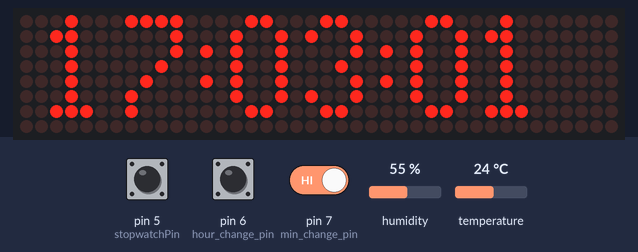
Bench run of a sketch on a simulated Arduino Uno, built with avr-gcc and run on an emulated ATmega328P. Parts: 40×8 LED matrix. Inputs (shaded band) come from the test bench; at power-on: pin 7 (min_change_pin) HIGH, pin 5 (stopwatchPin) HIGH, pin 6 (hour_change_pin) HIGH, humidity 55 %, temperature 24 °C.

Above: at 1.2 s.
1.3 s: pin 7 (min_change_pin) driven LOW
At 1.6 s:
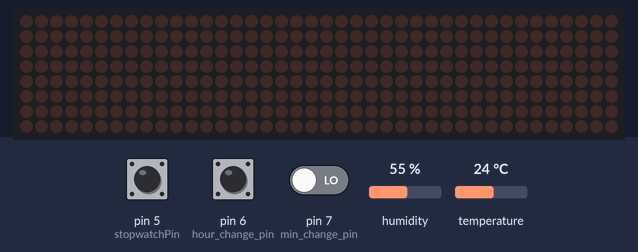
7.3 s: pin 5 (stopwatchPin) pulled LOW for 0.15 s
At 8.8 s:
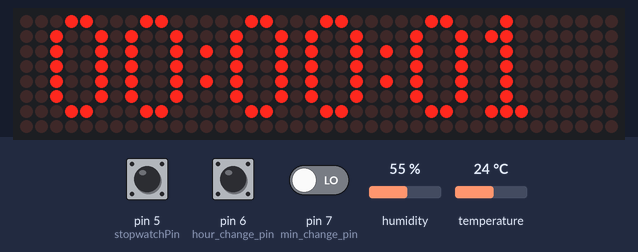
10.5 s: pin 5 (stopwatchPin) pulled LOW for 3.2 s
At 14.3 s:
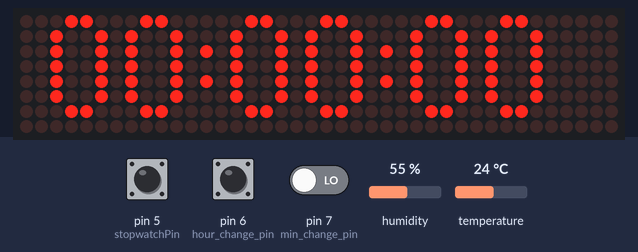
15.2 s: pin 5 (stopwatchPin) pulled LOW for 1 s
At 15.38 s:
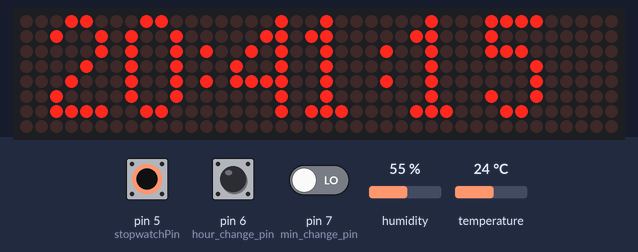
17.7 s: pin 5 (stopwatchPin) pulled LOW for 0.15 s
At 18.01 s:
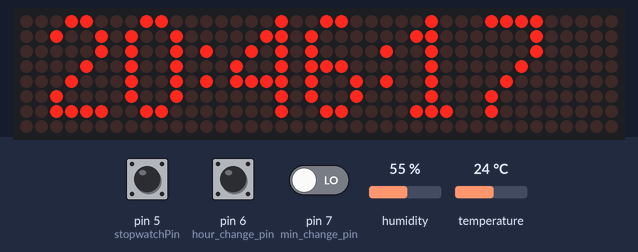
23.8 s: pin 5 (stopwatchPin) pulled LOW for 0.15 s
At 33.0 s:
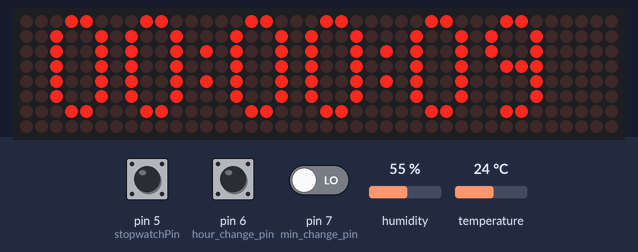
Timing chart, 0 to 33.5 s (numbered marks = the images above; inputs shaded):
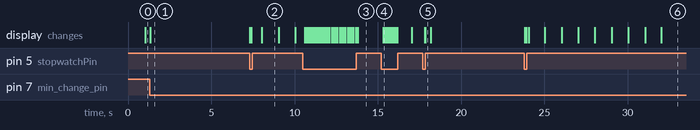

The sketch:

matrix3.ino
```cpp
#include "variables.h"

int stopwatchPin = 5;      //The digital pin 5 of arduino is used to start/end the stopwatch
int hour_change_pin = 6;  //The digital pin 12 of arduino is used to adjust the displayed hour
int min_change_pin = 7;   //The digital pin 12 of arduino is used to adjust the displayed minutes

byte data = 8;    // DIN pin of MAX7219 module
byte load = 9;    // CS pin of MAX7219 module
byte clock = 10;  // CLK pin of MAX7219 module

byte maxInUse = 5;  //how many MAX7219 are connected

byte buffer[10];

MaxMatrix m(data, load, clock, maxInUse); // define Library
DHT dht(DHTPIN, DHTTYPE); //// Initialize DHT sensor for normal 16mhz Arduino

void setup(){

  Serial.begin(9600);
  dht.begin();
  pinMode(stopwatchPin, INPUT);
  pinMode(hour_change_pin, INPUT);
  pinMode(min_change_pin, INPUT);
  // initialize timer1
  noInterrupts();           // disable all interrupts
  TCCR1A = 0;
  TCCR1B = 0;
  TCCR1B |= (1<<CS12);      //prescaler = 256 for timer1

  TCNT1 = 3036;            // starting value
  TIMSK1 |= (1 << TOIE1);   // enable timer overflow interrupt
  interrupts();             // enable all interrupts

  m.init(); // module MAX7219
  m.setIntensity(1); // LED Intensity 0-15

}

ISR(TIMER1_OVF_vect)
{
  TCNT1 = 3036;            // preload timer
  sptw_secs ++;
  seconds++;
}

void loop(){

 temper = dht.readTemperature();
 set_time(hours,minutes,seconds);
 write_on_screen(hours,minutes,seconds); //display current hour on screen

 counter_check();

  if (counter == 1)
  {
       reset_stopwatch();

  }else if(counter == 2){

       start_stopwatch();

  }else if (counter == 3){

       pause_stopwatch();
  }else{

       write_on_screen(hours,minutes,seconds);
  }

  if (counter > 3)
  {
    counter = 0;
  }

  if (digitalRead(hour_change_pin) == LOW){
     hours++;
     m.clear();
  }

  if (digitalRead(min_change_pin) == LOW){
     minutes++;
     m.clear();
  }
}
```

convert.cpp
```cpp
#include "variables.h"

int hours_int1;            //1st digit of displayed hour in clock
int hours_int2;            //2nd digit of displayed hour in clock

int minutes_int1;          //1st digit of displayed minutes in clock
int minutes_int2;          //2nd digit of displayed minutes in clock

int seconds_int1;          //1st digit of displayed seconds in clock
int seconds_int2;          //2nd digit of displayed seconds in clock

int final_h[2];            //array in which "hours" digits are stored
int final_m[2];            //array in which "minutes" digits are stored
int final_s[2];            //array in which "seconds" digits are stored

char hour_to_char[3];      //used in order to convert integers
char minutes_to_char[3];   //used in order to convert integers
char seconds_to_char[3];   //used in order to convert integers

/*This function is used to convert an integer(current hour) to a char array*/
void convert_hours(int h)
{
 String hours_str = String(h);
 hours_str.toCharArray(hour_to_char,3);
 hours_int1 = hour_to_char[0] - '0';
 hours_int2 = hour_to_char[1] - '0';
 final_h[0] = hours_int1;
 final_h[1] = hours_int2;
}

/*This function is used to convert an integer(current minutes) to a char array*/
int convert_minutes(int m)
{
 String minutes_str = String(m);
 minutes_str.toCharArray(minutes_to_char,3);
 minutes_int1 = minutes_to_char[0] - '0';
 minutes_int2 = minutes_to_char[1] - '0';
 final_m[0] = minutes_int1;
 final_m[1] = minutes_int2;
}

/*This function is used to convert an integer(current seconds) to a char array*/
void convert_seconds(int sec)
{
 String seconds_str = String(sec);
 seconds_str.toCharArray(seconds_to_char,3);
 seconds_int1 = seconds_to_char[0] - '0';
 seconds_int2 = seconds_to_char[1] - '0';
 final_s[0] = seconds_int1;
 final_s[1] = seconds_int2;
}
```

convert.h
```cpp
void convert_hours(int h);
int convert_minutes(int m);
void convert_seconds(int sec);
```

print_on_screen.cpp
```cpp
#include "variables.h"

PROGMEM const unsigned char CH[] = {
3, 8, B00000000, B00000000, B00000000, B00000000, B00000000, // space
1, 8, B01011111, B00000000, B00000000, B00000000, B00000000, // !
3, 8, B00000011, B00000000, B00000011, B00000000, B00000000, // "
5, 8, B00010100, B00111110, B00010100, B00111110, B00010100, // #
4, 8, B00100100, B01101010, B00101011, B00010010, B00000000, // $
5, 8, B01100011, B00010011, B00001000, B01100100, B01100011, // %
5, 8, B00110110, B01001001, B01010110, B00100000, B01010000, // &
1, 8, B00000011, B00000000, B00000000, B00000000, B00000000, // '
3, 8, B00011100, B00100010, B01000001, B00000000, B00000000, // (
3, 8, B01000001, B00100010, B00011100, B00000000, B00000000, // )
5, 8, B00101000, B00011000, B00001110, B00011000, B00101000, // *
5, 8, B00001000, B00001000, B00111110, B00001000, B00001000, // +
2, 8, B10110000, B01110000, B00000000, B00000000, B00000000, // ,
4, 8, B00001000, B00001000, B00001000, B00001000, B00000000, // -
2, 8, B01100000, B01100000, B00000000, B00000000, B00000000, // .
4, 8, B01100000, B00011000, B00000110, B00000001, B00000000, // /
4, 8, B00111110, B01000001, B01000001, B00111110, B00000000, // 0
3, 8, B01000010, B01111111, B01000000, B00000000, B00000000, // 1
4, 8, B01100010, B01010001, B01001001, B01000110, B00000000, // 2
4, 8, B00100010, B01000001, B01001001, B00110110, B00000000, // 3
4, 8, B00011000, B00010100, B00010010, B01111111, B00000000, // 4
4, 8, B00100111, B01000101, B01000101, B00111001, B00000000, // 5
4, 8, B00111110, B01001001, B01001001, B00110000, B00000000, // 6
4, 8, B01100001, B00010001, B00001001, B00000111, B00000000, // 7
4, 8, B00110110, B01001001, B01001001, B00110110, B00000000, // 8
4, 8, B00000110, B01001001, B01001001, B00111110, B00000000, // 9
2, 8, B01010000, B00000000, B00000000, B00000000, B00000000, // :
2, 8, B10000000, B01010000, B00000000, B00000000, B00000000, // ;
3, 8, B00010000, B00101000, B01000100, B00000000, B00000000, // <
3, 8, B00010100, B00010100, B00010100, B00000000, B00000000, // =
3, 8, B01000100, B00101000, B00010000, B00000000, B00000000, // >
4, 8, B00000010, B01011001, B00001001, B00000110, B00000000, // ?
5, 8, B00111110, B01001001, B01010101, B01011101, B00001110, // @
4, 8, B01111110, B00010001, B00010001, B01111110, B00000000, // A
4, 8, B01111111, B01001001, B01001001, B00110110, B00000000, // B
4, 8, B00111110, B01000001, B01000001, B00100010, B00000000, // C
4, 8, B01111111, B01000001, B01000001, B00111110, B00000000, // D
4, 8, B01111111, B01001001, B01001001, B01000001, B00000000, // E
4, 8, B01111111, B00001001, B00001001, B00000001, B00000000, // F
4, 8, B00111110, B01000001, B01001001, B01111010, B00000000, // G
4, 8, B01111111, B00001000, B00001000, B01111111, B00000000, // H
3, 8, B01000001, B01111111, B01000001, B00000000, B00000000, // I
4, 8, B00110000, B01000000, B01000001, B00111111, B00000000, // J
4, 8, B01111111, B00001000, B00010100, B01100011, B00000000, // K
4, 8, B01111111, B01000000, B01000000, B01000000, B00000000, // L
5, 8, B01111111, B00000010, B00001100, B00000010, B01111111, // M
5, 8, B01111111, B00000100, B00001000, B00010000, B01111111, // N
4, 8, B00111110, B01000001, B01000001, B00111110, B00000000, // O
4, 8, B01111111, B00001001, B00001001, B00000110, B00000000, // P
4, 8, B00111110, B01000001, B01000001, B10111110, B00000000, // Q
4, 8, B01111111, B00001001, B00001001, B01110110, B00000000, // R
4, 8, B01000110, B01001001, B01001001, B00110010, B00000000, // S
5, 8, B00000001, B00000001, B01111111, B00000001, B00000001, // T
4, 8, B00111111, B01000000, B01000000, B00111111, B00000000, // U
5, 8, B00001111, B00110000, B01000000, B00110000, B00001111, // V
5, 8, B00111111, B01000000, B00111000, B01000000, B00111111, // W
5, 8, B01100011, B00010100, B00001000, B00010100, B01100011, // X
5, 8, B00000111, B00001000, B01110000, B00001000, B00000111, // Y
4, 8, B01100001, B01010001, B01001001, B01000111, B00000000, // Z
2, 8, B01111111, B01000001, B00000000, B00000000, B00000000, // [
4, 8, B00000001, B00000110, B00011000, B01100000, B00000000, // \ backslash
2, 8, B01000001, B01111111, B00000000, B00000000, B00000000, // ]
3, 8, B00000010, B00000001, B00000010, B00000000, B00000000, // hat
4, 8, B01000000, B01000000, B01000000, B01000000, B00000000, // _
2, 8, B00000001, B00000010, B00000000, B00000000, B00000000, // `
4, 8, B00100000, B01010100, B01010100, B01111000, B00000000, // a
4, 8, B01111111, B01000100, B01000100, B00111000, B00000000, // b
4, 8, B00111000, B01000100, B01000100, B00101000, B00000000, // c
4, 8, B00111000, B01000100, B01000100, B01111111, B00000000, // d
4, 8, B00111000, B01010100, B01010100, B00011000, B00000000, // e
3, 8, B00000100, B01111110, B00000101, B00000000, B00000000, // f
4, 8, B10011000, B10100100, B10100100, B01111000, B00000000, // g
4, 8, B01111111, B00000100, B00000100, B01111000, B00000000, // h
3, 8, B01000100, B01111101, B01000000, B00000000, B00000000, // i
4, 8, B01000000, B10000000, B10000100, B01111101, B00000000, // j
4, 8, B01111111, B00010000, B00101000, B01000100, B00000000, // k
3, 8, B01000001, B01111111, B01000000, B00000000, B00000000, // l
5, 8, B01111100, B00000100, B01111100, B00000100, B01111000, // m
4, 8, B01111100, B00000100, B00000100, B01111000, B00000000, // n
4, 8, B00111000, B01000100, B01000100, B00111000, B00000000, // o
4, 8, B11111100, B00100100, B00100100, B00011000, B00000000, // p
4, 8, B00011000, B00100100, B00100100, B11111100, B00000000, // q
4, 8, B01111100, B00001000, B00000100, B00000100, B00000000, // r
4, 8, B01001000, B01010100, B01010100, B00100100, B00000000, // s
3, 8, B00000100, B00111111, B01000100, B00000000, B00000000, // t
4, 8, B00111100, B01000000, B01000000, B01111100, B00000000, // u
5, 8, B00011100, B00100000, B01000000, B00100000, B00011100, // v
5, 8, B00111100, B01000000, B00111100, B01000000, B00111100, // w
5, 8, B01000100, B00101000, B00010000, B00101000, B01000100, // x
4, 8, B10011100, B10100000, B10100000, B01111100, B00000000, // y
3, 8, B01100100, B01010100, B01001100, B00000000, B00000000, // z
3, 8, B00001000, B00110110, B01000001, B00000000, B00000000, // {
1, 8, B01111111, B00000000, B00000000, B00000000, B00000000, // |
3, 8, B01000001, B00110110, B00001000, B00000000, B00000000, // }
4, 8, B00001000, B00000100, B00001000, B00000100, B00000000, // ~
};

const unsigned char numberArray[11][7] =
{
  {4, 8, B00111110, B01000001, B01000001, B00111110, B00000000}, // 0
  {3, 8, B01000010, B01111111, B01000000, B00000000, B00000000}, // 1
  {4, 8, B01100010, B01010001, B01001001, B01000110, B00000000}, // 2
  {4, 8, B00100010, B01000001, B01001001, B00110110, B00000000}, // 3
  {4, 8, B00011000, B00010100, B00010010, B01111111, B00000000}, // 4
  {4, 8, B00100111, B01000101, B01000101, B00111001, B00000000}, // 5
  {4, 8, B00111110, B01001001, B01001001, B00110000, B00000000}, // 6
  {4, 8, B01100001, B00010001, B00001001, B00000111, B00000000}, // 7
  {4, 8, B00110110, B01001001, B01001001, B00110110, B00000000}, // 8
  {4, 8, B00000110, B01001001, B01001001, B00111110, B00000000}, // 9
  {2, 8, B01010000, B00000000, B00000000, B00000000, B00000000} // :}
};

const unsigned char space[] = {3, 8, B00000000, B00000000, B00000000, B00000000, B00000000};

const unsigned char temp[10][7]
{
 {5, 8, B00000001, B00000001, B01111111, B00000001, B00000001}, //T
 {4, 8, B00111000, B01010100, B01010100, B00011000, B00000000}, //e
 {5, 8, B01111100, B00000100, B01111100, B00000100, B01111000}, //m
 {4, 8, B11111100, B00100100, B00100100, B00011000, B00000000}, //p
 {3, 8, B00010100, B00010100, B00010100, B00000000, B00000000}, //=
 {4, 8, B00111000, B01000100, B01000100, B00111000, B00000000}, //o
 {4, 8, B00111110, B01000001, B01000001, B00100010, B00000000}  //C
};

extern MaxMatrix m; // define Library
extern DHT dht; //// Initialize DHT sensor for normal 16mhz Arduino

float temper; //Stores temperature value
char str[] = "Latmos Electronics";  // Scrolling Text

/*This function is used for printing the current hour on the screen*/
void write_on_screen(int hours,int minutes,int seconds)
{
    convert_hours(hours);
    convert_minutes(minutes);
    convert_seconds(seconds);

    int j = 2;

    if (hours < 10 ){

       m.writeSprite(0+j, 0, numberArray[0] );//always displays 0 on the screen
       m.writeSprite(5+j, 0, numberArray[final_h[0]] );//2nd digit of hour

    }else{

       m.writeSprite(0+j, 0, numberArray[final_h[0]] );//1st digit of hour
       m.writeSprite(5+j, 0, numberArray[final_h[1]] );//2nd digit of hour

    }

    m.writeSprite(10+j,-2, numberArray[10] ); // dotts

    if (minutes < 10){

      m.writeSprite(12+j,0, numberArray[0] );//1st digit of minutes
      m.writeSprite(17+j, 0, numberArray[final_m[0]] );//2nd digit of minutes

    }else{

    m.writeSprite(12+j,0, numberArray[final_m[0]] );//1st digit of minutes
    m.writeSprite(17+j, 0, numberArray[final_m[1]] );//2nd digit of minutes

    }
    m.writeSprite(22+j,-2, numberArray[10] );// dotts

    if (seconds < 10)
    {
      m.writeSprite(24+j,0, numberArray[0] );//displays the 1st digit of seconds and it is always zero in the first 10 seconds

      if (final_s[0] == 1){

         m.writeSprite(34, 0, space );
      }

      m.writeSprite(29+j, 0, numberArray[final_s[0]] );//2nd digit of seconds

    }else{

          m.writeSprite(24+j,0, numberArray[final_s[0]] );//1st digit of seconds after the first 10 seconds

         if (final_s[0] == 1)
         {
            m.writeSprite(27+j,0, space);//fix the problem with 1
         }

         m.writeSprite(29+j, 0, numberArray[final_s[1]] );//2nd digit of seconds after the first 10 seconds

         if (final_s[1] == 1)
         {
            m.writeSprite(32+j,0, space);//fix the problem with 1
         }
   }
}

/*This function is used for printing strings on the screen*/
void printString()
{
   if (counter == 0){
     m.clear();
     m.shiftLeft(false, true);
     printStringWithShift(str, 50);  // Send scrolling Text
     m.clear();
     convert_hours(temper);
        m.writeSprite(1,0,temp[0]);
        m.writeSprite(6,0,temp[4]);
        m.writeSprite(16,0,numberArray[(int)temper]);
     if (temper < 10){
        m.writeSprite(11, 0, numberArray[0]);
        m.writeSprite(16,0,numberArray[(int)temper]);
     }else{
        m.writeSprite(11, 0, numberArray[final_h[0]]);
        m.writeSprite(16, 0, numberArray[final_h[1]]);
     }
     m.writeSprite(21,-2,temp[5]);
     m.writeSprite(26,0,temp[6]);
     delay(3000);
     m.clear();
     }
}

// Put extracted character on Display
void printCharWithShift(char c, int shift_speed){
  if (c < 32) return;
  c -= 32;
  memcpy_P(buffer, CH + 7*c, 7);
  m.writeSprite(maxInUse*8, 0, buffer);
  m.setColumn(maxInUse*8 + buffer[0], 0);

  for (int i=0; i<buffer[0]+1; i++)
  {
    delay(shift_speed);
    m.shiftLeft(false, false);
  }
}

// Extract characters from Scrolling text
void printStringWithShift(char* s, int shift_speed){
  while (*s != 0){
    printCharWithShift(*s, shift_speed);
    s++;
  }
}
```

print_on_screen.h
```cpp
void printString();
void printCharWithShift(char c, int shift_speed);
void printStringWithShift(char* s, int shift_speed);
void write_on_screen(int hours,int minutes,int seconds);
```

stopwatch.cpp
```cpp
#include "variables.h"

int sptw_hours = 0;        //initialized hours for stopwatch
int sptw_mins = 0;         //initialized minutes for stopwatch
int sptw_secs = 0;         //initialized seconds for stopwatch

int pause_hour;            //hour displayed while the stopwatch is in pause mode
int pause_mins;            //minutes displayed while the stopwatch is in pause mode
int pause_secs;            //seconds displayed while the stopwatch is in pause mode

int counter = 0;           //counter in order to execute several processes with one button

int done = 1;              //flag used for pause mode
int done2 = 1;             //flag used for screen clear

/*This function is used to start the stopwatch*/
void start_stopwatch()
{
    while(counter == 2){
       set_time(sptw_hours,sptw_mins,sptw_secs);
       write_on_screen(sptw_hours,sptw_mins,sptw_secs);
       counter_check();
       set_time(hours,minutes,seconds);
    }
}

/*This function is used to pause the stopwatch*/
void pause_stopwatch()
{
        while (counter == 3){
          if (done == 1) {
             pause_secs = sptw_secs;
             pause_mins = sptw_mins;
             pause_hour = sptw_hours;
           }
        done = 0;
        write_on_screen(pause_hour,pause_mins,pause_secs);
        sptw_secs = pause_secs;
        sptw_mins = pause_mins;
        sptw_hours = pause_hour;
        write_on_screen(sptw_hours,sptw_mins,sptw_secs);
        counter_check();
        set_time(hours,minutes,seconds);
       }
        done = 1;
}

/*This function is used to reset the stopwatch */
void reset_stopwatch()
{
  while (counter == 1)
       {
          sptw_secs = 0;
          sptw_mins = 0;
          sptw_hours = 0;
          write_on_screen(sptw_hours,sptw_mins,sptw_secs);
          counter_check();
          set_time(hours,minutes,seconds);
       }
}

/*This function checks the value of counter variable*/
void counter_check()
{
  if (digitalRead(stopwatchPin) == LOW)
  {
     counter++;
     done2 = 0;
     delay(100);
  }
}
```

stopwatch.h
```cpp
void counter_check();
void reset_stopwatch();
void pause_stopwatch();
void start_stopwatch();
```

time.cpp
```cpp
#include "variables.h"

int hours = 17;             // initialize clock hour
int minutes = 3;          // initialize clock minutes
int seconds = 0;           // initialize clock seconds

/*This function is used for printing "Latmos Electonics" after 60 seconds and initialize the time when it is necessary*/
int set_time(int &hours,int &mins, int &sec)
{
   if (done2 == 0){
      m.clear();
      done2 = 1;
   }

   if(sec > 59)      // NOW GETTING IN TO REAL TIME KEEPING
   {
     mins ++;          // increment minutes by 1
     sec = 0;         // reset the seconds variable
     printString();
     m.clear();
   }

  if(mins == 60)      // NOW GETTING IN TO REAL TIME KEEPING
  {
    hours ++;          // increment minutes by 1
    mins = 0;         // reset the seconds variable
  }

  if (hours == 24)
  {
     hours = 0;
     m.clear();
  }

}
```

time.h
```cpp
int set_time(int &hours,int &mins, int &sec);
```

Source omitted: variables.h (3426 bytes)

Measured:
- after the input at 1.3 s, the display: changes at once (image 1)
- after the input at 7.3 s, the display: first changes at once (image 2 shows a later state)
- after the input at 10.5 s, the display: first changes after 0.11 s (image 3 shows a later state)
- after the input at 15.2 s, the display: first changes after 0.11 s (image 4 shows a later state)
- after the input at 17.7 s, the display: first changes after 0.12 s (image 5 shows a later state)
- after the input at 23.8 s, the display: first changes at once (image 6 shows a later state)
- what the display in image 2 shows lasts 1.0 s, from 8.0 s to 9.0 s
